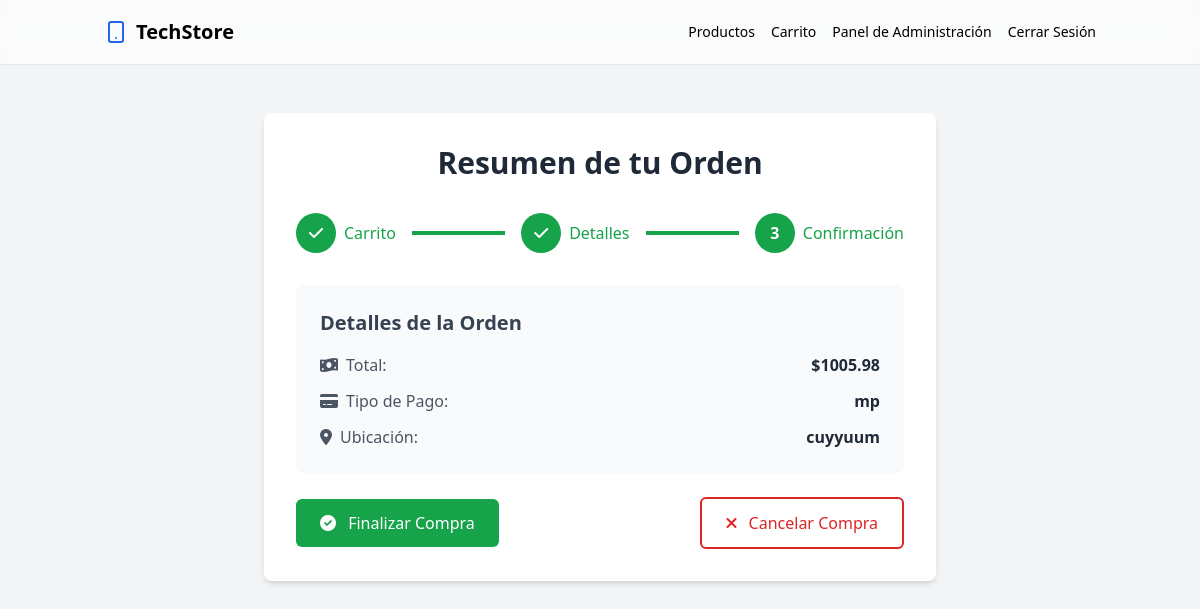
Page /carrito/ver_orden/7/ (signed in) on the committed database.
### carrito_app/models.py (models this page shows, shortened)
class Order(models.Model):
    user = models.ForeignKey(User, on_delete=models.CASCADE)
    items = models.ManyToManyField(Product, through='OrderItem')
    total = models.DecimalField(max_digits=10, decimal_places=2)
    creado_en = models.DateTimeField(auto_now_add=True)
    status = models.CharField(max_length=20, default='Pending')
    tipo_pago = models.CharField(max_length=50, choices=[
        ('tarjeta', 'Tarjeta de crédito/débito'),
        ('efectivo', 'Efectivo'),
        ('mp', 'Mercado Pago'),
    ], default='tarjeta')
    ubicacion = models.CharField(max_length=255, blank=True, null=True)

### carrito_app/views.py (the view, shortened to what this page needs)
# urls.py: path('ver_orden/<int:orden_id>/', views.ver_orden, name='ver_orden')
@login_required
def ver_orden(request, orden_id):
    orden = get_object_or_404(Order, id=orden_id, user=request.user)
    return render(request, 'carrito_app/ver_orden.html', {'orden': orden})

### carrito_app/templates/carrito_app/ver_orden.html (shortened to what this page needs)
<!DOCTYPE html>
<html lang="es">
  <head>
    <script src="https://cdn.tailwindcss.com"></script>
    <link
      href="https://cdnjs.cloudflare.com/ajax/libs/font-awesome/6.0.0-beta3/css/all.min.css"
      rel="stylesheet"
    />
  </head>
  <body class="bg-gray-100">
    {% include 'nav.html' %}
    <div class="container mx-auto px-4 py-12">
      <div
        class="max-w-2xl mx-auto bg-white rounded-lg shadow-md p-8"
        id="orden-container"
      >
        <h1 class="text-3xl font-bold mb-8 text-center text-gray-800">
          Resumen de tu Orden
        </h1>
        <div class="flex flex-col items-start space-y-3 sm:space-y-0 sm:flex-row sm:items-center justify-center mb-8">
          <div class="flex items-center text-green-600">
            <span
              class="h-10 w-10 bg-green-600 rounded-full flex items-center justify-center text-white font-bold"
            >
              <i class="fas fa-check"></i>
            </span>
            <span class="ml-2 font-medium">Carrito</span>
          </div>
          <div class="flex-1 h-1 mx-4 bg-green-600"></div>
          <div class="flex items-center text-green-600">
            <span
              class="h-10 w-10 bg-green-600 rounded-full flex items-center justify-center text-white font-bold"
            >
              <i class="fas fa-check"></i>
            </span>
            <span class="ml-2 font-medium">Detalles</span>
          </div>
          <div class="flex-1 h-1 mx-4 bg-green-600"></div>
          <div class="flex items-center text-green-600 ml-10 sm:ml-0">
            <span
              class="h-10 w-10 bg-green-600 rounded-full flex items-center justify-center text-white font-bold"
              >3</span
            >
            <span class="ml-2 font-medium">Confirmación</span>
          </div>
        </div>
        <div class="bg-gray-50 rounded-lg p-6 mb-6">
          <h2 class="text-xl font-semibold mb-4 text-gray-700">
            Detalles de la Orden
          </h2>
          <div class="space-y-3">
            <p class="flex justify-between">
              <span class="text-gray-600"
                ><i class="fas fa-money-bill-wave mr-2"></i>Total:</span
              >
              <strong class="text-gray-800">${{ orden.total }}</strong>
            </p>
            <p class="flex justify-between">
              <span class="text-gray-600"
                ><i class="fas fa-credit-card mr-2"></i>Tipo de Pago:</span
              >
              <strong class="text-gray-800">{{ orden.tipo_pago }}</strong>
            </p>
            <p class="flex justify-between">
              <span class="text-gray-600"
                ><i class="fas fa-map-marker-alt mr-2"></i>Ubicación:</span
              >
              <strong class="text-gray-800">{{ orden.ubicacion }}</strong>
            </p>
          </div>
        </div>
        <form
          method="POST"
          action="{% url 'gestionar_compra' orden.id %}"
          class="space-y-4"
          id="compra-form"
        >
          <div
            class="flex flex-col sm:flex-row justify-between items-center gap-4"
          >
            <button
            id="finalizar-btn"
              type="submit"
              name="accion"
              value="finalizar"
              class="w-full sm:w-auto bg-green-600 text-white py-3 px-6 rounded-md hover:bg-green-700 focus:outline-none focus:ring-2 focus:ring-green-500 focus:ring-offset-2 transition duration-150 ease-in-out transform hover:scale-105"
            >
              <i class="fas fa-check-circle mr-2"></i>
              Finalizar Compra
            </button>
            <button
              type="submit"
              name="accion"
              value="cancelar"
              class="w-full sm:w-auto bg-transparent text-red-600 border-2 border-red-600 py-3 px-6 rounded-md hover:bg-red-600 hover:text-white focus:outline-none focus:ring-2 focus:ring-red-500 focus:ring-offset-2 transition duration-150 ease-in-out"
            >
              <i class="fas fa-times mr-2"></i>
              Cancelar Compra
            </button>
          </div>
        </form>
      </div>
    </div>
  </body>
</html>

### rows in the picture
Order: total "1005.98", tipo_pago "mp", ubicacion "cuyyuum"
